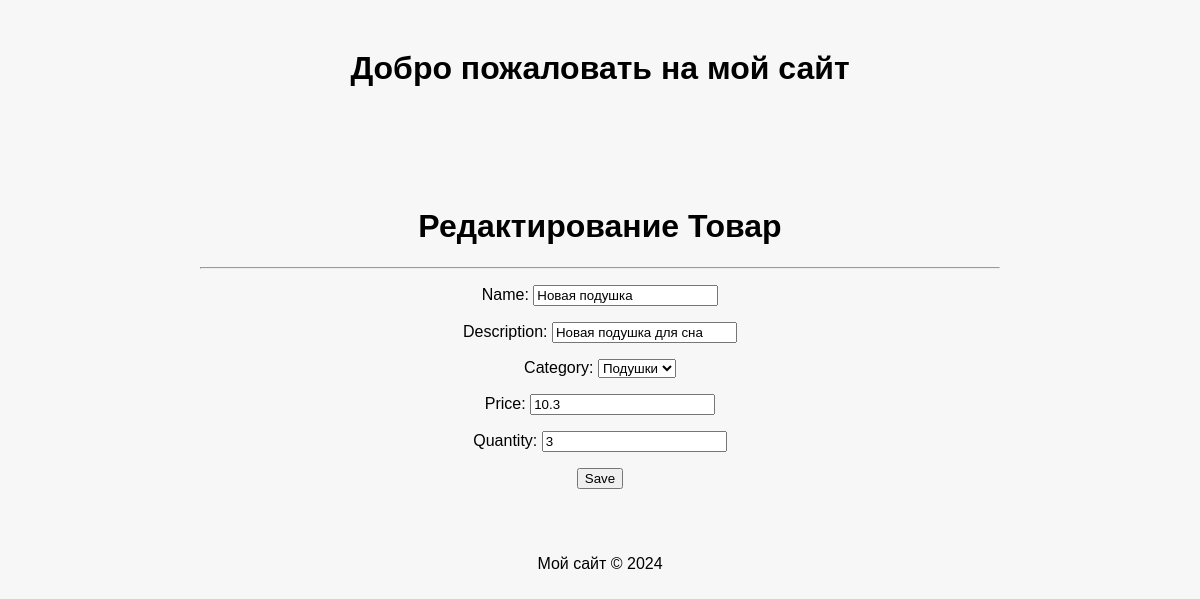
The app's page /products/5/update/ with its own data.
### simpleapp/models.py (models this page shows, shortened)
class Product(models.Model):
    name = models.CharField(
        max_length=50,
        unique=True,
    )
    description = models.TextField()
    quantity = models.IntegerField(
        validators=[MinValueValidator(0)],
    )
    category = models.ForeignKey(
        to='Category',
        on_delete=models.CASCADE,
        related_name='products',
    )
    price = models.FloatField(
        validators=[MinValueValidator(0.0)],
    )

class Category(models.Model):
    name = models.CharField(max_length=100, unique=True)
    def __str__(self):
        return self.name.title()

### simpleapp/views.py (the view)
# urls.py: path('<int:pk>/update/', ProductUpdate.as_view(), name='product_update'),
class ProductUpdate(UpdateView):
    form_class = ProductForm
    model = Product
    template_name = 'product_edit.html'

### simpleapp/forms.py (shortened to what this page needs)
class ProductForm(forms.ModelForm):
    description = forms.CharField(min_length=20)
    class Meta:
        model = Product
        fields = [
            'name',
            'description',
            'category',
            'price',
            'quantity',
        ]

### templates/product_edit.html (shortened to what this page needs)
{% extends 'flatpages/default.html' %}
{% block content %}
<h1>Редактирование Товар</h1>
<hr>
<form action="" method="post">
    {{ form.as_p }}
    <input type="submit" value="Save" />
</form>
{% endblock content %}

### static/css/styles.css (style rules this page uses)
body { background-color: #f7f7f7; margin: 0; padding: 0; text-align: center; font-family: Arial, sans-serif; }
h1 { text-align: center; margin-top: 50px; }
body { margin: 0; padding: 0; text-align: center; font-family: Arial, sans-serif; }

### records on screen
Product: name "Новая подушка", description "Новая подушка для сна", category "Подушки", price "10.3", quantity "3"
